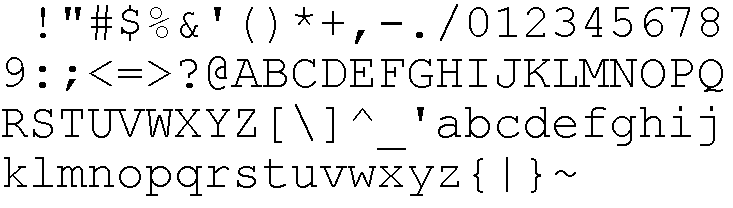
%> input picture matlab/Font/CourierNew36_FontMap_MonoChrome.bmp, 733 x 208 px
$ octave fonts.m   (GNU Octave 9; MATLAB toolbox functions it lacks are replaced by stand-ins)
%> lines starting %> are read from the running program, lines starting %| are printed output that depends on the picture; in (x1, y1, x2, y2) boxes, pixels count from 0 and x2, y2 are one past the last pixel; in counts of white or black regions, pixels touching at a corner belong together; the program's own positions count from 1
fonts_bmp = imread('CourierNew36_FontMap_MonoChrome.bmp');
%> fonts_bmp: size 208x733 logical; 91.7% white; black in thin lines or dots
rows = 4;
[m,n] = size(fonts_bmp);
%> m = 208; n = 733

% top trim
trim = 1;
fonts_bmp = fonts_bmp(trim:m,:);
[m,n] = size(fonts_bmp);

% bottom trim
trim = 6;
fonts_bmp = fonts_bmp(1:m-trim,:);
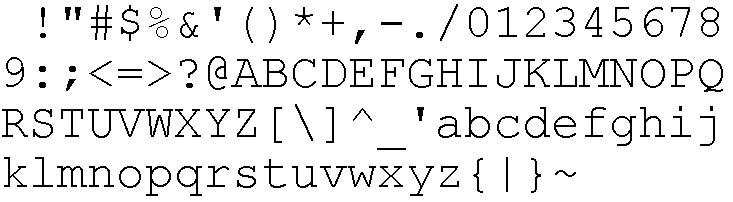
%> fonts_bmp: size 202x733 logical; 91.5% white; black in thin lines or dots
[m,n] = size(fonts_bmp);
%> m = 202

% round the width for even rows
fudge = 0;
row_width = floor(m/rows);
%> row_width = 50
fonts_rows = zeros(row_width-2*fudge,n,rows);

trim = m - (rows*row_width);
%> trim = 2
fonts_bmp = fonts_bmp(1:m-trim,:);
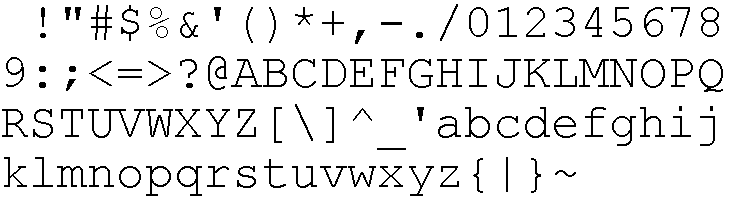
%> fonts_bmp: size 200x733 logical; 91.4% white; black in thin lines or dots

for i = 1:rows
    low = ((i-1)*row_width)+1;
    high = i*row_width;
    low = low + fudge;
    high = high-fudge;
    fonts_rows(:,:,i) = fonts_bmp(low:high,:);
end
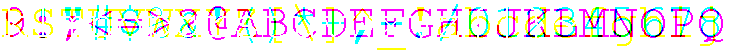
%> fonts_rows: size 50x733x4 double; mean R, G, B, A 0.928, 0.894, 0.905, 0.929; transparent parts drawn white

row_trims = [8,8,8,153];
[m,n,p] = size(fonts_rows);
%> m = 50; p = 4

row_1 = fonts_rows(:,1:n-row_trims(1),1);
%> row_1: size 50x725 double; values 0 (black) and 1 (white), 92.7% white; black in thin lines or dots, all inside (x1, y1, x2, y2) = (40, 4, 719, 44)
row_2 = fonts_rows(:,1:n-row_trims(2),2);
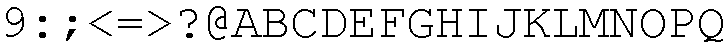
%> row_2: size 50x725 double; values 0 (black) and 1 (white), 89.3% white; black in thin lines or dots, all inside (x1, y1, x2, y2) = (6, 6, 723, 42)
row_3 = fonts_rows(:,1:n-row_trims(3),3);
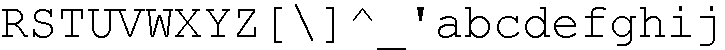
%> row_3: size 50x725 double; values 0 (black) and 1 (white), 90.4% white; black in thin lines or dots
row_4 = fonts_rows(:,1:n-row_trims(4),4);
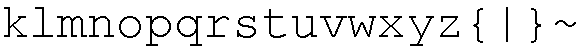
%> row_4: size 50x580 double; values 0 (black) and 1 (white), 91% white; black in thin lines or dots, all inside (x1, y1, x2, y2) = (4, 7, 576, 46)


numchar_1 = 25;
numchar_2 = 25;
numchar_3 = 25;
numchar_4 = 20;


[m1,n1] = size(row_1);
%> m1 = 50; n1 = 725
[m2,n2] = size(row_2);
%> m2 = 50; n2 = 725
[m3,n3] = size(row_3);
%> m3 = 50; n3 = 725
[m4,n4] = size(row_4);
%> m4 = 50; n4 = 580


char_width1 = n1/numchar_1;
char_width2 = n2/numchar_2;
char_width3 = n3/numchar_3;
char_width4 = n4/numchar_4;


total_chars = numchar_1 + numchar_2 + numchar_3 + numchar_4;
char_cnt = 1;
chars = zeros(m,char_width1,total_chars);

chars_1 = zeros(m1,char_width1,numchar_1);
chars_2 = zeros(m1,char_width2,numchar_2);
chars_3 = zeros(m1,char_width3,numchar_3);
chars_4 = zeros(m1,char_width4,numchar_4);

%seperate chars by row
for i = 1:numchar_1
    low = ((i-1)*char_width1)+1;
    high = i*char_width1;
    chars_1(:,:,i) = row_1(:,low:high);
    chars(:,:,char_cnt) = row_1(:,low:high);
    char_cnt = char_cnt + 1;
end
%> after the loop, char_cnt = 26

for i = 1:numchar_2
    low = ((i-1)*char_width2)+1;
    high = i*char_width2;
    chars_2(:,:,i) = row_2(:,low:high);
    chars(:,:,char_cnt) = row_2(:,low:high);
    char_cnt = char_cnt + 1;
end

for i = 1:numchar_3
    low = ((i-1)*char_width3)+1;
    high = i*char_width3;
    chars_3(:,:,i) = row_3(:,low:high);
    chars(:,:,char_cnt) = row_3(:,low:high);
    char_cnt = char_cnt + 1;
end

for i = 1:numchar_4
    low = ((i-1)*char_width4)+1;
    high = i*char_width4;
    chars_4(:,:,i) = row_4(:,low:high);
    chars(:,:,char_cnt) = row_4(:,low:high);
    char_cnt = char_cnt + 1;
end


%trim L, l, and @
%todo: check later if issues
chars(:,29,76-32+1) = 1;
chars(:,29,64-32+1) = 1;
chars(:,29,108-32+1) = 1;

%take each character and place on top of each other
[m,n,p] = size(chars);
%> n = 29; p = 95
char_toprint = zeros(m*p,n);
for i = 1:total_chars
   low = ((i-1)*m)+1;
   high = i*m;
   char_toprint(low:high,:) = chars(:,:,i);
end
%> this loop made 95 passes
%> (low, high) on passes 1 to 12: (1, 50), (51, 100), (101, 150), (151, 200), (201, 250), (251, 300), (301, 350), (351, 400), (401, 450), (451, 500), (501, 550), (551, 600)

char_H = 72-32+1;
char_e = 101-32+1;
char_y = 121-32+1;
char_ex = 33-32+1;

str = [chars(:,:,char_H),chars(:,:,char_e),chars(:,:,108-32+1),chars(:,:,108-32+1),chars(:,:,111-32+1)];
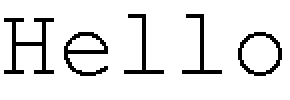
%> str: size 50x145 double (shown 2 times larger); values 0 (black) and 1 (white), 90.2% white; black in thin lines or dots, all inside (x1, y1, x2, y2) = (2, 7, 141, 38)

chars_data = zeros(m*p,n);
for i = 1:total_chars

    low = ((i-1)*m)+1;
    high = i*m;

    chars_data(low:high,:) = chars(:,:,i);


end

dlmwrite('font_data.txt',chars_data);
